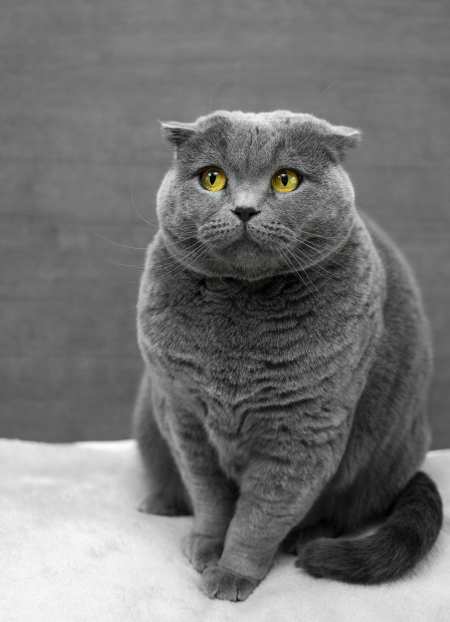
#> input picture sample_drive_photos/Cats_Blu/01_blu_sofa_portrait.jpg, 900 x 1243 px (shown at 1/2 size)
$ python -i metadata.py   (imports and definitions only)
#> lines starting #> are read from the running program, lines starting #| are printed output that depends on the picture
import hashlib
from datetime import datetime
from pathlib import Path
from typing import Dict, Any, Optional, List
import numpy as np
from PIL import Image, ExifTags, ImageOps


IMAGE_TYPE_LABELS = {
    ".jpg": "JPEG",
    ".jpeg": "JPEG",
    ".png": "PNG",
    ".webp": "WEBP",
    ".bmp": "BMP",
    ".tiff": "TIFF",
    ".tif": "TIFF",
    ".gif": "GIF",
    ".heic": "HEIC",
}


def compute_fast_file_hash(file_path: str) -> str:
    """Computes a fast hash of the file (size + first 64KB + last 64KB)."""
    p = Path(file_path)
    stat = p.stat()
    size = stat.st_size
    h = hashlib.sha256()
    h.update(str(size).encode("utf-8"))
    with open(p, "rb") as f:
        h.update(f.read(65536))
        if size > 131072:
            f.seek(size - 65536)
            h.update(f.read(65536))
    return h.hexdigest()[:32]


def extract_dominant_hex_color(img: Image.Image) -> str:
    """Computes a pleasant dominant hex color for image placeholders."""
    try:
        small = img.convert("RGB").resize((16, 16), Image.Resampling.BILINEAR)
        arr = np.array(small)
        r = int(np.mean(arr[:, :, 0]))
        g = int(np.mean(arr[:, :, 1]))
        b = int(np.mean(arr[:, :, 2]))
        return f"#{r:02x}{g:02x}{b:02x}"
    except Exception:
        return "#E5E5EA"


def _format_rational(val: Any) -> Optional[str]:
    if val is None:
        return None
    try:
        if hasattr(val, "numerator") and hasattr(val, "denominator"):
            if val.denominator == 0:
                return None
            return str(round(float(val.numerator) / float(val.denominator), 2))
        if isinstance(val, tuple) and len(val) == 2 and val[1] != 0:
            return str(round(float(val[0]) / float(val[1]), 2))
        return str(val)
    except Exception:
        return str(val)


def parse_drive_hierarchy(file_path: str, scanned_root: Optional[str] = None) -> Dict[str, Any]:
    """
    Parses a file path into the Drive Root System:
      Subfolder -> Folder -> Drive
    Returns:
      {
        "drive_root": e.g. "C:",
        "folder_name": e.g. "sample_drive_photos" or parent folder,
        "subfolder_name": e.g. "Cats_Blu" or immediate subfolder,
        "bottom_up_chain": ["Cats_Blu", "sample_drive_photos", "C:"],
        "top_down_chain": ["C:", "sample_drive_photos", "Cats_Blu"]
      }
    """
    p = Path(file_path).resolve()
    drive = p.drive.rstrip("\\/") if p.drive else "Local Drive"
    parent_parts = list(p.parent.parts)
    # Remove the drive anchor from parts
    if p.anchor and parent_parts and parent_parts[0] == p.anchor:
        dir_parts = parent_parts[1:]
    else:
        dir_parts = [pt for pt in parent_parts if pt not in ("/", "\\")]

    if scanned_root:
        try:
            root_p = Path(scanned_root).resolve()
            rel_parent = p.parent.relative_to(root_p)
            rel_parts = [pt for pt in rel_parent.parts if pt not in (".", "")]
            folder_name = root_p.name or drive
            if len(rel_parts) >= 1:
                subfolder_name = "/".join(rel_parts)
            else:
                subfolder_name = "Root"
            return {
                "drive_root": drive,
                "folder_name": folder_name,
                "subfolder_name": subfolder_name,
                "bottom_up_chain": [subfolder_name, folder_name, drive],
                "top_down_chain": [drive, folder_name, subfolder_name],
            }
        except Exception:
            pass

    if len(dir_parts) >= 2:
        subfolder_name = dir_parts[-1]
        folder_name = dir_parts[-2]
    elif len(dir_parts) == 1:
        subfolder_name = "Root"
        folder_name = dir_parts[0]
    else:
        subfolder_name = "Root"
        folder_name = "Root"

    return {
        "drive_root": drive,
        "folder_name": folder_name,
        "subfolder_name": subfolder_name,
        "bottom_up_chain": [subfolder_name, folder_name, drive],
        "top_down_chain": [drive, folder_name, subfolder_name],
    }


GAME_DIR_KEYWORDS = {
    "game", "games", "steam", "steamapps", "steamrip", "advantagesimages", "assets",
    "textures", "sprites", "icons", "mods", "unity", "unreal", "rpgmaker", "emulators",
    "roms", "gog games", "epic games", "riot games", "blizzard", "ubisoft", "origin",
    "ea games", "minecraft", "roblox", "genshin", "hoyoverse"
}


def detect_is_game_asset(file_path: str, width: int = 0, height: int = 0) -> bool:
    """Detects whether an image is a video game asset, sprite, icon, or texture from path/dimensions."""
    p_lower = file_path.lower().replace("/", "\\")
    parts = [pt.lower() for pt in Path(file_path).parts]
    for part in parts[:-1]:
        for kw in GAME_DIR_KEYWORDS:
            if kw in part:
                return True
    if 0 < width <= 256 and 0 < height <= 256:
        for kw in ("advantages", "icons", "sprites", "textures", "hud", "ui", "character", "items"):
            if kw in p_lower:
                return True
    return False


def extract_image_metadata(
    file_path: str,
    scanned_root: Optional[str] = None,
    return_image: bool = False,
):
    """
    Extracts dimensions, EXIF data (Device Make/Model, Time Taken), Image Type,
    and Drive / Folder / Subfolder hierarchy.
    If return_image=True, returns (meta, loaded_rgb_pil_img) so callers don't re-decode from disk.
    """
#> called with return_image = False
    p = Path(file_path).resolve()
    stat = p.stat()
    ext = p.suffix.lower()
    image_type = IMAGE_TYPE_LABELS.get(ext, ext.lstrip(".").upper() or "IMAGE")
    drive_info = parse_drive_hierarchy(str(p), scanned_root=scanned_root)

    meta: Dict[str, Any] = {
        "path": str(p),
        "filename": p.name,
        "file_size": stat.st_size,
        "file_hash": compute_fast_file_hash(str(p)),
        "width": 0,
        "height": 0,
        "image_type": image_type,
        "drive_root": drive_info["drive_root"],
        "folder_name": drive_info["folder_name"],
        "subfolder_name": drive_info["subfolder_name"],
        "date_taken": datetime.fromtimestamp(stat.st_mtime).strftime("%Y-%m-%d %H:%M:%S"),
        "camera_make": None,
        "camera_model": None,
        "device_name": "Unknown Device",
        "iso": None,
        "focal_length": None,
        "aperture": None,
        "shutter_speed": None,
        "dominant_color": "#E5E5EA",
        "is_game_asset": 0,
    }

    loaded_rgb: Optional[Image.Image] = None
    try:
        with Image.open(p) as raw_img:
#> raw_img is the input picture: PIL image 900x1243 RGB; mean R, G, B 116.1, 116.1, 115.8
            if raw_img.format:
                meta["image_type"] = raw_img.format.upper()

            exif_data = raw_img.getexif()
            if exif_data:
                exif_map = {}
                for tag_id, value in exif_data.items():
                    tag_name = ExifTags.TAGS.get(tag_id, tag_id)
                    exif_map[tag_name] = value
#> this loop made 4 passes
#> (tag_id, value, tag_name) on passes 1 to 4: (272, 'iPhone 16 Pro', 'Model'), (306, '2026:10:20 14:15:30', 'DateTime'), (36867, '2026:10:20 14:15:30', 'DateTimeOriginal'), (271, 'Apple', 'Make')
#> after the loop, exif_map = {'Model': 'iPhone 16 Pro', 'DateTime': '2026:10:20 14:15:30', 'DateTimeOriginal': '2026:10:20 14:15:30', 'Make': 'Apple'}

                try:
                    ifd = exif_data.get_ifd(0x8769)
#> ifd = 0 items
                    for tag_id, value in ifd.items():
                        tag_name = ExifTags.TAGS.get(tag_id, tag_id)
                        exif_map[tag_name] = value
#> this loop made 0 passes
                except Exception:
                    pass

                if "Make" in exif_map and exif_map["Make"]:
                    meta["camera_make"] = str(exif_map["Make"]).strip("\x00 ")
                if "Model" in exif_map and exif_map["Model"]:
                    meta["camera_model"] = str(exif_map["Model"]).strip("\x00 ")

                make = meta["camera_make"] or ""
#> make = 'Apple'
                model = meta["camera_model"] or ""
#> model = 'iPhone 16 Pro'
                if make and model:
                    if model.lower().startswith(make.lower()):
                        meta["device_name"] = model
                    else:
                        meta["device_name"] = f"{make} {model}"
                elif model:
                    meta["device_name"] = model
                elif make:
                    meta["device_name"] = make

                if "ISOSpeedRatings" in exif_map:
                    meta["iso"] = f"ISO {exif_map['ISOSpeedRatings']}"
                if "FocalLength" in exif_map:
                    fl = _format_rational(exif_map["FocalLength"])
                    if fl:
                        meta["focal_length"] = f"{fl}mm"
                if "FNumber" in exif_map:
                    fn = _format_rational(exif_map["FNumber"])
                    if fn:
                        meta["aperture"] = f"ƒ/{fn}"
                if "ExposureTime" in exif_map:
                    et = exif_map["ExposureTime"]
                    try:
                        val_f = float(et)
                        if 0 < val_f < 1:
                            denom = int(round(1.0 / val_f))
                            meta["shutter_speed"] = f"1/{denom}s"
                        else:
                            meta["shutter_speed"] = f"{val_f}s"
                    except Exception:
                        pass

                for dt_key in ("DateTimeOriginal", "DateTimeDigitized", "DateTime"):
                    if dt_key in exif_map and exif_map[dt_key]:
                        raw_dt = str(exif_map[dt_key]).strip("\x00 ")
                        try:
                            parsed = datetime.strptime(raw_dt[:19], "%Y:%m:%d %H:%M:%S")
                            meta["date_taken"] = parsed.strftime("%Y-%m-%d %H:%M:%S")
                            break
                        except Exception:
                            pass
#> this loop made 1 pass
#> raw_dt on pass 1: '2026:10:20 14:15:30'
#> after the loop, meta = 20 items

            img = ImageOps.exif_transpose(raw_img)
            meta["width"], meta["height"] = img.size
            meta["is_game_asset"] = 1 if detect_is_game_asset(str(p), meta["width"], meta["height"]) else 0

            if return_image:
                loaded_rgb = img.convert("RGB")
                meta["dominant_color"] = extract_dominant_hex_color(loaded_rgb)
            else:
                meta["dominant_color"] = extract_dominant_hex_color(img)
#> in extract_dominant_hex_color, `small = img.convert("RGB").resize((16, 16), Image.Resampling.BILINEAR)`:
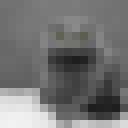
#> small: PIL image 16x16 RGB (shown 8 times larger); mean R, G, B 115.9, 115.9, 115.6
#> in extract_dominant_hex_color, `r = int(np.mean(arr[:, :, 0]))`: r = 115
    except Exception:
        pass

    if return_image:
        return meta, loaded_rgb
    return meta

>>> result = extract_image_metadata('../../sample_drive_photos/Cats_Blu/01_blu_sofa_portrait.jpg')
#> result = 20 items

$ run again, on sample_drive_photos/Cats_Blu/03_blu_closeup_gaze.png
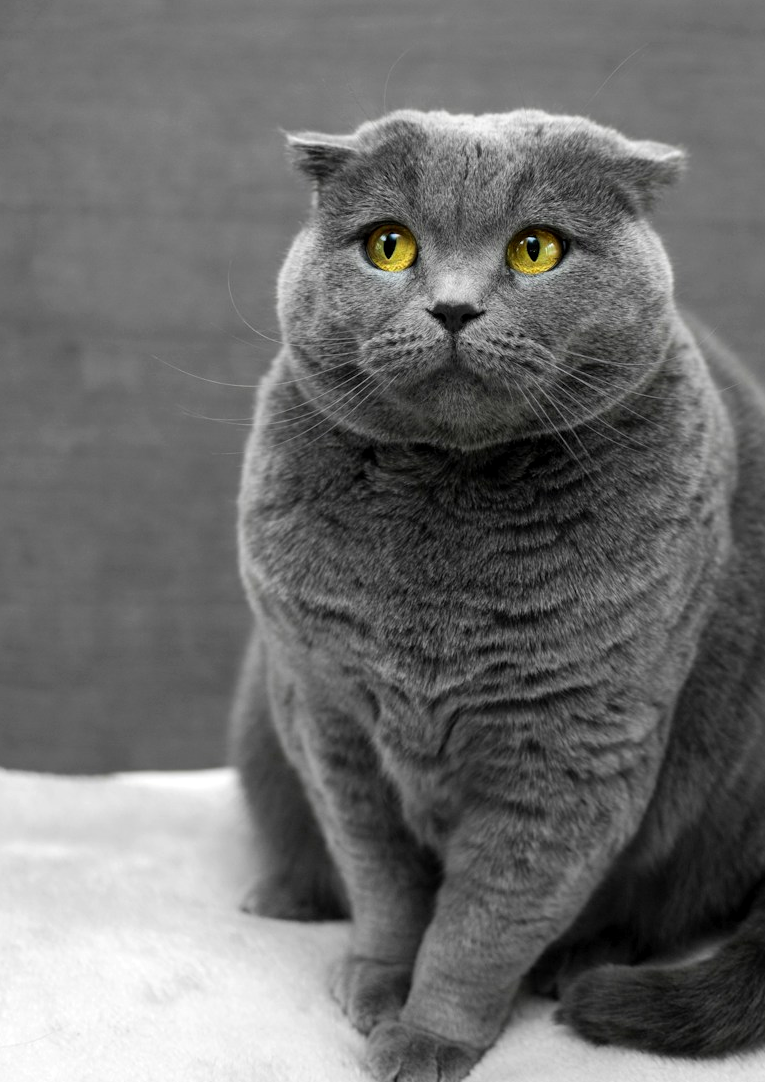
#> input picture sample_drive_photos/Cats_Blu/03_blu_closeup_gaze.png, 765 x 1082 px
#> in extract_image_metadata, raw_img is the input picture: PIL image 765x1082 RGB; mean R, G, B 109.8, 109.8, 109.4
#> the loop in extract_image_metadata, `for tag_id, value in exif_data.items():` made 4 passes
#> (tag_id, value, tag_name) on passes 1 to 4: (272, 'Alpha A7R V', 'Model'), (306, '2026:10:22 11:08:05', 'DateTime'), (36867, '2026:10:22 11:08:05', 'DateTimeOriginal'), (271, 'Sony', 'Make')
#> after the loop in extract_image_metadata, `for tag_id, value in exif_data.items():`: exif_map = {'Model': 'Alpha A7R V', 'DateTime': '2026:10:22 11:08:05', 'DateTimeOriginal': '2026:10:22 11:08:05', 'Make': 'Sony'}
#> ifd = 0 items
#> make = 'Sony'
#> model = 'Alpha A7R V'
#> the loop in extract_image_metadata, `for dt_key in ("DateTimeOriginal", "DateTimeDigitized", "DateTime"):` made 1 pass
#> raw_dt on pass 1: '2026:10:22 11:08:05'
#> after the loop in extract_image_metadata, `for dt_key in ("DateTimeOriginal", "DateTimeDigitized", "DateTime"):`: meta = 20 items
#> in extract_dominant_hex_color, `small = img.convert("RGB").resize((16, 16), Image.Resampling.BILINEAR)`:
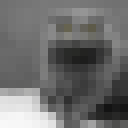
#> small: PIL image 16x16 RGB (shown 8 times larger); mean R, G, B 109.5, 109.5, 109.1
#> r = 109
#> result = 20 items
